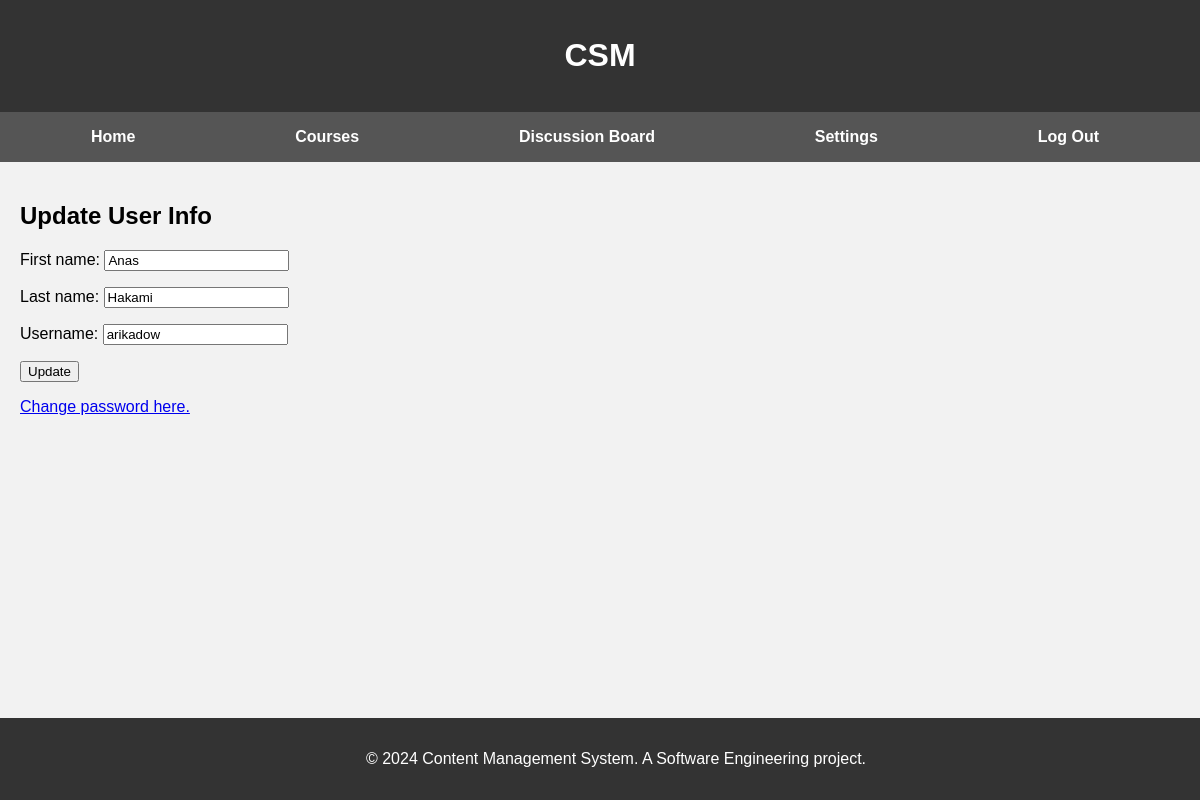
The app's page /course_app/settings/ (signed in) with its own data.
### course_app/models.py (models this page shows, shortened)
class CustomUser(AbstractUser):
    email = models.EmailField(unique=True)
    first_name = models.CharField(max_length=30)
    last_name = models.CharField(max_length=30)

### course_app/views.py (the view)
# urls.py: path('settings/', settings, name='settings'),
@login_required
def settings(request):
    if request.method == 'POST':
        form = UserUpdateForm(request.POST, instance=request.user)
        if form.is_valid():
            form.save()
            return redirect('home')
    else:
        form = UserUpdateForm(instance=request.user)
    return render(request, 'settings.html', {'form': form})

### course_app/forms.py
class UserUpdateForm(forms.ModelForm):
    class Meta:
        model = CustomUser
        fields = ['first_name', 'last_name', 'username']
    first_name = forms.CharField(required=False)
    last_name = forms.CharField(required=False)
    username = forms.CharField(required=False)

### course_app/templates/settings.html (shortened to what this page needs)
{% extends 'base_generic.html' %}
{% block content %}
  <h2>Update User Info</h2>
  <form method="post" action="{% url 'settings' %}">
    {{ form.as_p }}
    <button type="submit">Update</button>
  </form>
  <p><a href="{% url 'change_password' %}">Change password here.</a></p>
{% endblock %}

### course_app/templates/base_generic.html (style rules this page uses)
body { margin: 0; font-family: Arial, sans-serif; background-color: #f2f2f2; }

### records on screen
CustomUser: first_name "Anas", last_name "Hakami", username "arikadow"
